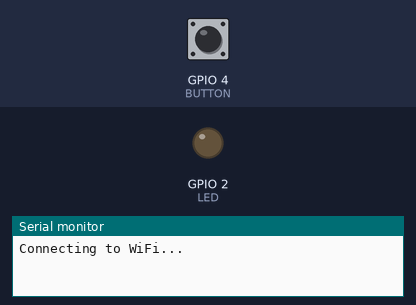
Bench run of a program on a simulated ESP8266 (NodeMCU). On the bench: output pins drawn as LEDs (lit = HIGH), the last lines printed to the serial monitor. Dashed ring = blinking. Inputs (shaded band) come from the test bench; at power-on: GPIO 4 (BUTTON) LOW. WiFi joins after 1.5 s; servers stay silent unless stated; web services answer with replies made up by the test bench.

Above: at 0.1 s.
At 11.2 s:
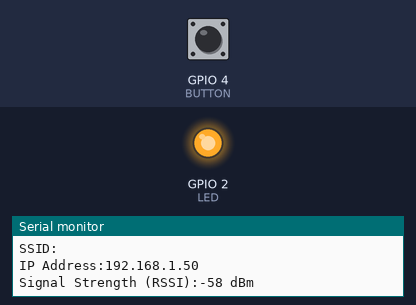
11.3 s: GPIO 4 (BUTTON) pulled HIGH for 0.25 s
At 11.65 s:
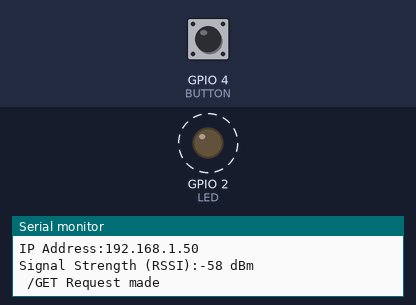
14.5 s: GPIO 4 (BUTTON) pulled HIGH for 1 s
18.5 s: GPIO 4 (BUTTON) pulled HIGH for 3.2 s
Timing chart, 0 to 24.6 s (numbered marks = the images above; inputs shaded):
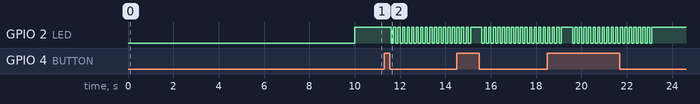

Measured:
- after the input at 11.3 s, GPIO 2 (LED): alternates HIGH for 0.10 s and LOW for 0.10 s, starting after 0.31 s

The program:

main.cpp
```cpp
#include <ESP8266WiFi.h>
#include <ESP8266HTTPClient.h>

const int LED = 2;    // ESP8266's led
const int BUTTON = 4; // button gpio
const char *ssid = ""; // wifi name
const char *pass = ""; // wifi password
const char *username = "";
const char *message = "";

String url = "http://api.callmebot.com/start.php?user=" + String(username) + "&text=" + String(message);

int button_state = 0;

HTTPClient http;
WiFiClient client;

void printWifiStatus()
{
  Serial.print("SSID: ");
  Serial.println(WiFi.SSID());

  IPAddress ip = WiFi.localIP();
  Serial.print("IP Address:");
  Serial.println(ip);

  long rssi = WiFi.RSSI();
  Serial.print("Signal Strength (RSSI):");
  Serial.print(rssi);
  Serial.println(" dBm");
}

void setup()
{
  Serial.begin(115200);
  pinMode(LED, OUTPUT);
  pinMode(BUTTON, INPUT);

  if (WiFi.status() == WL_NO_SHIELD)
  {
    Serial.println("WiFi shield not present");
  }

  Serial.println();
  Serial.print("\r\n");
  Serial.println("Connecting to WiFi...");
  WiFi.begin(ssid, pass);

  int i = 0;
  while (WiFi.status() != WL_CONNECTED)
  {
    delay(10000);
    Serial.print(++i);
    Serial.print(" ");
    Serial.print("Attempting to connect to SSID: ");
    Serial.println(ssid);
  }

  Serial.println();
  Serial.println("Connected to WiFi");
  printWifiStatus();
}

void loop()
{
  if (WiFi.status() == WL_CONNECTED)
  {
    button_state = digitalRead(BUTTON);
    if (button_state == 1)
    {
      digitalWrite(LED, HIGH);
      if (http.begin(client, url))
      {
        int httpCode = http.GET();
        Serial.println(" /GET Request made");

        unsigned long startTime = millis();
        while (millis() - startTime < 3500) {
          digitalWrite(LED, LOW);
          delay(100);
          digitalWrite(LED, HIGH);
          delay(100);
        }

        Serial.println("Response code: " + String(httpCode));
        http.end();
      }
      else
      {
        Serial.printf("[HTTPS] Unable to connect\n");
      }
      delay(200);
    }
    else
    {
      digitalWrite(LED, HIGH);
      delay(200);
    }
  }
}
```
